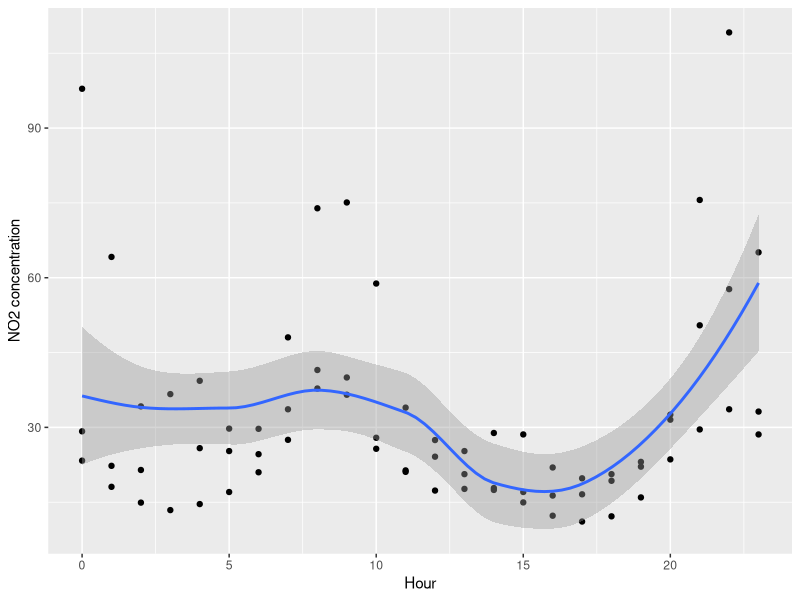
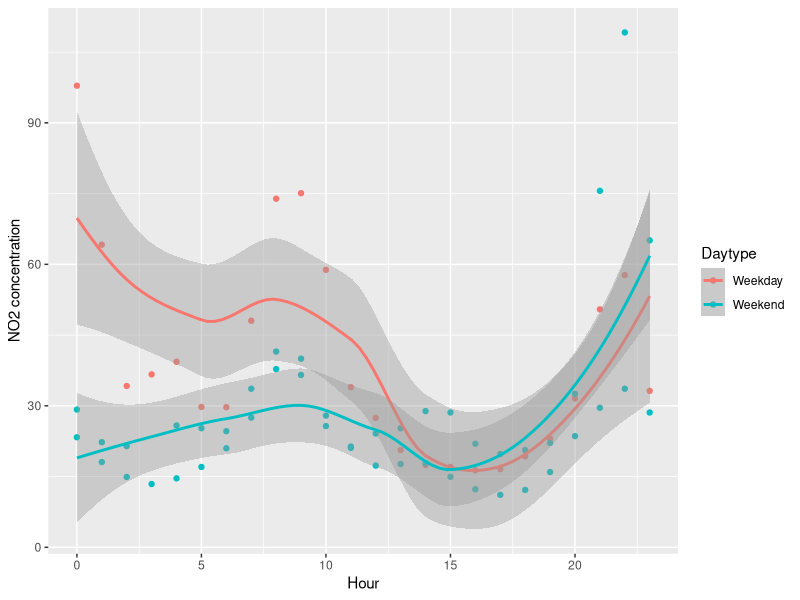
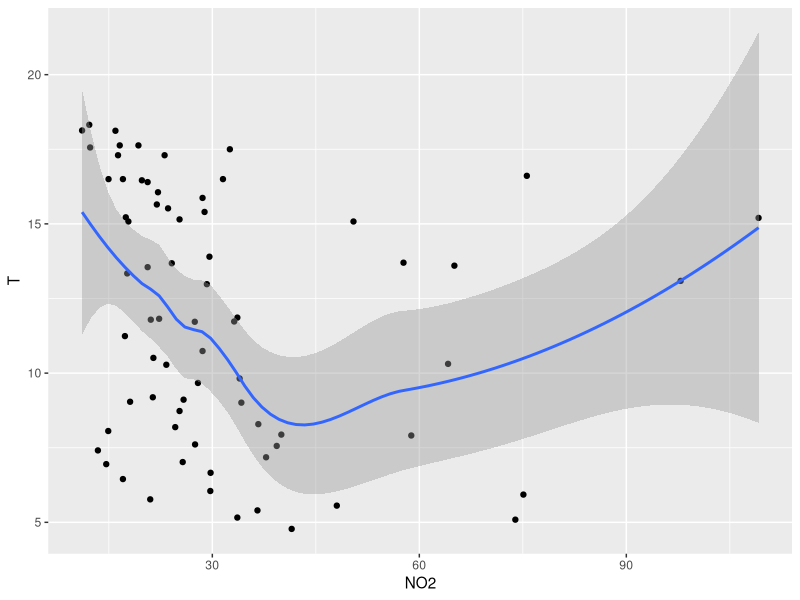

Recreate these plots in R, in order.
#hourly total analysis

#Clean environment
rm(list=ls())

library(readxl)
library(writexl)
library(ggplot2)

weather_hourly <- read_excel("Cleaned_Weather_hourly.xlsx") #only from 15-4-2019
traffic_hourly <- read_excel("Cleaned_traffic_hourly.xlsx")
NO2_hourly <- read_excel("Cleaned_NO2_hourly_2019.xlsx")

# NO2_hourly=as.data.frame(NO2_hourly)

NO2_hourly$day <- NULL
NO2_hourly$Daytype <- NULL

colnames(NO2_hourly)[colnames(NO2_hourly)=="mean"] <- "NO2"


NO2_hourly$Hour[NO2_hourly$Hour==24] <- 0

#Convert NO2 dataframe to right time (24 to 0)
library(lubridate)

NO2_hourly$Date[NO2_hourly$Hour==0] <- NO2_hourly$Date[NO2_hourly$Hour==0] + days(1)



#subset to get same dates
traffic_hourly2 <- subset(traffic_hourly, RunDate> "2019-03-28" & RunDate<"2019-04-01")
weather_hourly2 <- subset(weather_hourly,Date>"2019-03-28" & Date<"2019-04-01")
NO2_hourly2 <- subset(NO2_hourly, Date> "2019-03-28" & Date<"2019-04-01")

weather_hourly2$Date <- NULL
weather_hourly2$Hour <- NULL
NO2_hourly2$Date <- NULL
NO2_hourly2$Hour <- NULL



#bind together
Total <- cbind(traffic_hourly2,weather_hourly2,NO2_hourly2)

#rename columns traffic
colnames(Total)[colnames(Total)=="Temperature  [2 m above gnd]"] <- "T"
colnames(Total)[colnames(Total)=="Total Precipitation (high resolution)  [sfc]"] <- "Rain(ml)"
colnames(Total)[colnames(Total)== "Wind Speed  [10 m above gnd]"] <- "Wind"
colnames(Total)[colnames(Total)=="Wind Direction  [10 m above gnd]"] <- "Wind_dir"


#plots

ggplot(data =Total,aes(x = Hour, y = NO2)) +
  geom_point()+
  stat_smooth()+
  ylab("NO2 concentration")

ggplot(data =Total,aes(x = Hour, y = NO2,color=Daytype)) +
  geom_point()+
  stat_smooth()+
  ylab("NO2 concentration")


#Correlation plots
ggplot(data =Total,aes(x = NO2, y = T)) +
  geom_point()+
  stat_smooth()
  # ylab("")





